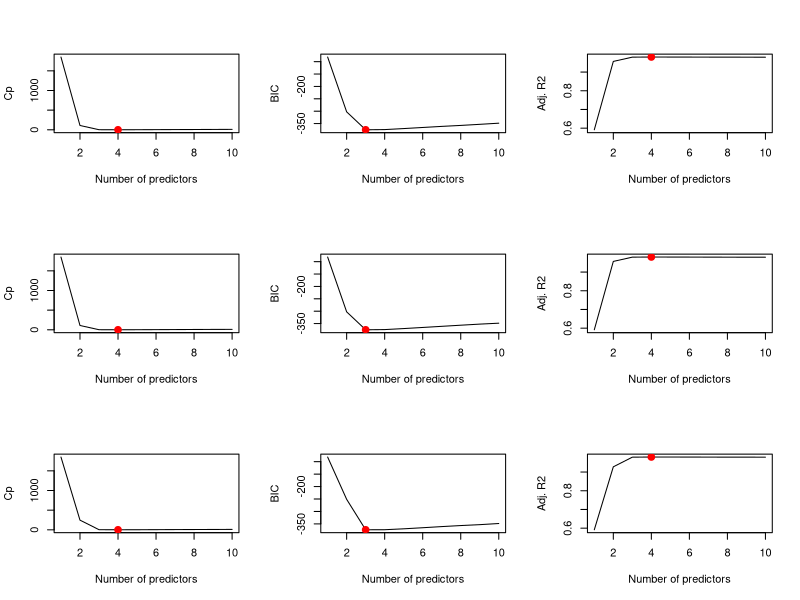

The R script that drew this image: (Note: this script raises an error after producing the figure.)

# 6.8 Exercises

# Conceptual

# 1a
# In general, best subset selection will give the smallest training RSS.
# For a given number of predictors k, best subset selection method performs exhaustive search over all
# possible combinations of predictors for the one with lowest RSS. 
# Therefore, it guarantees to find the global minimum.
# For forward and backward stepwise selection methods, the search is not exhaustive.
# At each k, it can only add one or remove one predictor from the optimal set found in the previous step.
# There is no guarantee that forward and backward stepwise selection methods will find the global minimum.

# 1b 
# Can't tell for sure, each k-variable model was selected based on training RSS or R^2 which 
# do not tell much about test error.

# 1c
# i   TRUE
# ii  TRUE
# iii FALSE, the two methods may follow different search paths
# iv  FALSE
# v   FALSE, because it performs exhaustive seach for each k, there is no restriction on
#            which predictors to include for each k, ie., each step is independent.



#---------------------
# 2a
# i   INCORRECT: Lasso is less flexible than least squares.
# ii  INCORRECT: reason as above
# iii CORRECT: In lasso all predictors are shrunk toward zero and some of them may be exactly zero.
#              So the model given by lasso is less flexible than least squares.
# iv  INCORRECT: less flexible means more bias and less variance, not the other way around.

# 2b
# Ridge regression is similar to lasso in terms of shrinking all predictors toward zero, 
# and hence producing models that are less flexible 
# than least squares. So the answers are the same as in 2a

# 2c
# Non-linear models are more flexible linear least squares models.
# And more flexible means less bias and more variance.
# i   INCORRECT
# ii  CORRECT
# iii INCORRECT
# iv  INCORRECT


#----------------------
# 3a
# When s = 0, we have the null model with only the intercep. 
# When s increases from 0, the model becomes more and more flexible and fits better and better the training set.
# iv is correct

# 3b
# Due to bias-variance tradeoff, the test RSS (or test MSE) will have a characteristic u shape.
# ii is correct

# 3c
# Variance always increases as model flexibility increases.
# iii is correct

# 3d
# Squared bias always decreases as model flexibility increases.
# iv is correct

# 3e
# Irreducible error cannot be predicted by predictors so remains constant.
# v is correct


#----------------------------
# 4a
# As lambda increases from 0, the model becomes less and less flexible 
# and therefore, the training RSS will increases.
# iii is correct

# 4b
# ii is correct, upward U

# 4c
# Variance always decreases when the model becomes less and less flexible
# iv is correct

# 4d
# Squared bias always increases with decreasing flexibility
# iii is correct

# 4e
# v is correct




# Applied

# 8a
set.seed(1)
x = rnorm(100)
e = rnorm(100)


# 8b
y = 5 + 2*x + 4*x^2 + x^3 + e


# 8c
library(leaps)
data = data.frame(x=x, y=y)

model_sel = list()
coeffi = list()

regfit_best = regsubsets(y ~ x + I(x^2) + I(x^3) + I(x^4) + I(x^5) + I(x^6) + I(x^7) + 
                           I(x^8) + I(x^9) + I(x^10), data=data, nvmax=10, method="exhaustive")

# this fit using poly(x, 10) gives very different coefficients, but the same prediction?
# regfit_bestsub = regsubsets(y ~ poly(x, 10), data=data, nvmax=10, method="exhaustive")


(summary_best = summary(regfit_best))
names(summary_best)

# plot Cp, BIC and adjusted R2
par(mfrow=c(3,3))

# Cp
plot(summary_best$cp, xlab="Number of predictors", ylab="Cp", type="l")
(cp_min = which.min(summary_best$cp))  # 4
model_sel[["best_cp"]] = cp_min
points(cp_min, summary_best$cp[cp_min], col="red", cex=2, pch=20)
coeffi[["best_cp"]] = coefficients(regfit_best, cp_min)

# BIC
plot(summary_best$bic, xlab="Number of predictors", ylab="BIC", type="l")
(bic_min = which.min(summary_best$bic))  # 3
model_sel[["best_bic"]] = bic_min
points(bic_min, summary_best$bic[bic_min], col="red", cex=2, pch=20)
coeffi[["best_bic"]] = coefficients(regfit_best, bic_min)

# Adjusted R2
plot(summary_best$adjr2, xlab="Number of predictors", ylab="Adj. R2", type="l")
(adjr2_max = which.max(summary_best$adjr2))  # 4
model_sel[["best_adjr2"]] = adjr2_max
points(adjr2_max, summary_best$adjr2[adjr2_max], col="red", cex=2, pch=20)
coeffi[["best_adjr2"]] = coefficients(regfit_best, adjr2_max)

# Of course we know that the true model is degree-3 polynomial, and BIC gives correct answer.
# Cp and adjusted R2 chose a model with 4 predictors which include also X^5.
# But the coeefficient for X^5 is rather small.


# 8d - forward stepwise selection
set.seed(1)
regfit_fw = regsubsets(y ~ x + I(x^2) + I(x^3) + I(x^4) + I(x^5) + I(x^6) + I(x^7) + I(x^8) + 
                         I(x^9) + I(x^10), data=data, nvmax=10, method="forward")

(summary_fw = summary(regfit_fw))

# Cp
plot(summary_fw$cp, xlab="Number of predictors", ylab="Cp", type="l")
(cp_min = which.min(summary_fw$cp))  # 4
model_sel[["fw_cp"]] = cp_min
points(cp_min, summary_fw$cp[cp_min], col="red", cex=2, pch=20)
coeffi[["fw_cp"]] = coefficients(regfit_fw, cp_min)

# BIC
plot(summary_fw$bic, xlab="Number of predictors", ylab="BIC", type="l")
(bic_min = which.min(summary_fw$bic))  # 3
model_sel[["fw_bic"]] = bic_min
points(bic_min, summary_fw$bic[bic_min], col="red", cex=2, pch=20)
coeffi[["fw_bic"]] = coefficients(regfit_fw, bic_min)

# Adjusted R2
plot(summary_fw$adjr2, xlab="Number of predictors", ylab="Adj. R2", type="l")
(adjr2_max = which.max(summary_fw$adjr2))  # 4
model_sel[["fw_adjr2"]] = adjr2_max
points(adjr2_max, summary_fw$adjr2[adjr2_max], col="red", cex=2, pch=20)
coeffi[["fw_adjr2"]] = coefficients(regfit_fw, adjr2_max)


# 8d - backard stepwise selection
set.seed(1)
regfit_bw = regsubsets(y ~ x + I(x^2) + I(x^3) + I(x^4) + I(x^5) + I(x^6) + I(x^7) + 
                         I(x^8) + I(x^9) + I(x^10), data=data, nvmax=10, method="backward")

(summary_bw = summary(regfit_bw))

# Cp
plot(summary_bw$cp, xlab="Number of predictors", ylab="Cp", type="l")
(cp_min = which.min(summary_bw$cp))  # 4
model_sel[["bw_cp"]] = cp_min
points(cp_min, summary_bw$cp[cp_min], col="red", cex=2, pch=20)
coeffi[["bw_cp"]] = coefficients(regfit_bw, cp_min)

# BIC
plot(summary_bw$bic, xlab="Number of predictors", ylab="BIC", type="l")
(bic_min = which.min(summary_bw$bic))  # 3
model_sel[["bw_bic"]] = bic_min
points(bic_min, summary_bw$bic[bic_min], col="red", cex=2, pch=20)
coeffi[["bw_bic"]] = coefficients(regfit_bw, bic_min)

# Adjusted R2
plot(summary_bw$adjr2, xlab="Number of predictors", ylab="Adj. R2", type="l")
(adjr2_max = which.max(summary_bw$adjr2))  # 4
model_sel[["bw_adjr2"]] = adjr2_max
points(adjr2_max, summary_bw$adjr2[adjr2_max], col="red", cex=2, pch=20)
coeffi[["bw_adjr2"]] = coefficients(regfit_bw, adjr2_max)

coeffi
# Best subset and forward step wise selection methods give the same answers and include all x, x^2, x^3.
# This makes sense becuase the true model happens to include x, x^2, x^3
# which are in the search order for forward stepwise selection.
# Backward stepwise selection gives differnt models than best subset and forward step-wise.
# In particular they do not include X^3.

# look at the best model in scatter plot
par(mfrow=c(1,1))
test_data = data.frame(x=seq(min(x), max(x), length.out=10), y=numeric(10))
test_x_matrix = model.matrix(as.formula(regfit_best$call[[2]]), test_data)
coefi = coefficients(regfit_best, id=model_sel[["best_bic"]])
pred_bestsub = test_x_matrix[, names(coefi)] %*% coefi
plot(x,y)
lines(test_data$x, pred_bestsub, col="red")


# 8e
x_matrix = model.matrix(y ~ x + I(x^2) + I(x^3) + I(x^4) + I(x^5) + I(x^6) + 
                          I(x^7) + I(x^8) + I(x^9) + I(x^10))[,-1]
library(glmnet)
grid = 10^seq(10, -2, length=100)
fit_lasso = glmnet(x_matrix, y, alpha=1, lambda=grid, standardize=TRUE)
dim(coef(fit_lasso))

set.seed(1)
cv_lasso = cv.glmnet(x_matrix, y, alpha=1, nfolds=10)
plot(cv_lasso)
best_lam_lasso = cv_lasso$lambda.min
best_lam_lasso    # 0.03424472
coef_lasso = predict(fit_lasso, type="coefficients", s=best_lam_lasso)
coef_lasso = coef_lasso[,1]
coef_lasso[coef_lasso != 0]
# CV select 6-variable model, x, x^2, x^3 are included.

# plot lasso line in scatter plot
test_data = data.frame(x=seq(min(x), max(x), length.out=10), y=numeric(10))
test_x_matrix = model.matrix(y ~ x + I(x^2) + I(x^3) + I(x^4) + I(x^5) + I(x^6) + 
                               I(x^7) + I(x^8) + I(x^9) + I(x^10), test_data)[,-1]
pred_lasso = predict(fit_lasso, s=best_lam_lasso, newx=test_x_matrix)
par(mfrow=c(1,1))
plot(x,y)
lines(test_data$x, pred_lasso, col="red")


# 8f
y = 5 + 2*x^7 + e
set.seed(1)
train = sample(c(TRUE, FALSE), size=length(x), replace=TRUE)
test = !train

regfit_best = regsubsets(y ~ x + I(x^2) + I(x^3) + I(x^4) + I(x^5) + I(x^6) + I(x^7) + 
                           I(x^8) + I(x^9) + I(x^10), data=data[train,], nvmax=10, method="exhaustive")
